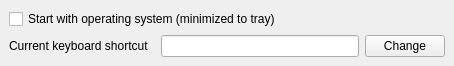
<?xml version="1.0" encoding="UTF-8"?>
<ui version="4.0">
 <class>MainWindow</class>
 <widget class="QMainWindow" name="MainWindow">
  <property name="geometry">
   <rect>
    <x>0</x>
    <y>0</y>
    <width>454</width>
    <height>64</height>
   </rect>
  </property>
  <property name="windowTitle">
   <string>ClipboardSwap</string>
  </property>
  <widget class="QWidget" name="centralwidget">
   <layout class="QGridLayout" name="gridLayout">
    <item row="1" column="3">
     <widget class="QPushButton" name="shortcutButton">
      <property name="text">
       <string>Change</string>
      </property>
     </widget>
    </item>
    <item row="1" column="2">
     <widget class="QLineEdit" name="shortcutEdit">
      <property name="alignment">
       <set>Qt::AlignCenter</set>
      </property>
     </widget>
    </item>
    <item row="1" column="0">
     <widget class="QLabel" name="shortcutLabel">
      <property name="text">
       <string>Current keyboard shortcut</string>
      </property>
     </widget>
    </item>
    <item row="0" column="0" colspan="4">
     <widget class="QCheckBox" name="startCheck">
      <property name="text">
       <string>Start with operating system (minimized to tray)</string>
      </property>
     </widget>
    </item>
   </layout>
  </widget>
 </widget>
 <resources/>
 <connections/>
</ui>
